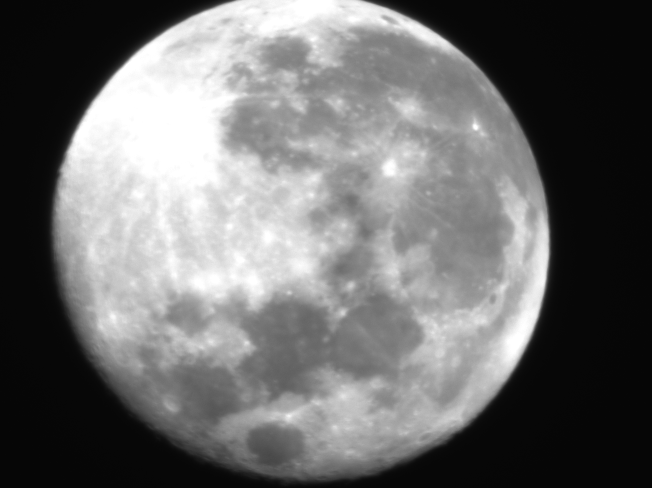
#> input picture Software/Vision/test_data/lune_2fev/moon_focus.PNG, 1304 x 976 px, found by its file name (shown at 1/2 size); the run also reads 2 pictures not shown here
$ python image_test.py   (older library calls are emulated)
#> lines starting #> are read from the running program, lines starting #| are printed output that depends on the picture; after the words box and inside, x2 and y2 are one past the last pixel; in counts of white or black regions, pixels touching at a corner belong together
import cv2
import numpy as np

def find_center(image_path):

    image = cv2.imread(image_path)
    if image is None:
        print("Can't read image")
        return None

    # Down scale for optimisation(50%)
    scale = 0.5
    small = cv2.resize(image, None, fx=scale, fy=scale)

    gray = cv2.cvtColor(small, cv2.COLOR_BGR2GRAY)

    # small blur
    blurred = cv2.GaussianBlur(gray, (5,5), 1.5)

    # automatic threshold
    _, thresh = cv2.threshold(
        blurred, 0, 255,
        cv2.THRESH_BINARY + cv2.THRESH_OTSU
    )

    # cleaning
    kernel = np.ones((5,5), np.uint8)
    thresh = cv2.morphologyEx(thresh, cv2.MORPH_CLOSE, kernel)

    # find countour
    contours, _ = cv2.findContours(
        thresh,
        cv2.RETR_EXTERNAL,
        cv2.CHAIN_APPROX_SIMPLE
    )

    if not contours:
        print("not contour found")
        return None

    # take the biggest countour
    largest = max(contours, key=cv2.contourArea)

    # smallest circle that still can be around the target
    (x, y), radius = cv2.minEnclosingCircle(largest)

    # put back to scale
    x = int(x / scale)
    y = int(y / scale)

    center = (x, y)

    print("Center:", center)

    output = image.copy()
    cv2.circle(output, center, 3, (0, 0, 255), -1)
    display = cv2.resize(output, None, fx=0.5, fy=0.5)

    cv2.imshow("Detection", display)
    cv2.waitKey(0)
    cv2.destroyAllWindows()

    return center


def focus_score(image_path):

    image = cv2.imread(image_path)
    if image is None:
        print("Can't read image")
        return None

    # Downscale for performance
    scale = 0.5
    small = cv2.resize(image, None, fx=scale, fy=scale)

    gray = cv2.cvtColor(small, cv2.COLOR_BGR2GRAY)

    # masque to remove the black background
    _, mask = cv2.threshold(
        gray, 0, 255,
        cv2.THRESH_BINARY + cv2.THRESH_OTSU
    )

    masked = cv2.bitwise_and(gray, gray, mask=mask)

    # calculate the focus
    laplacian = cv2.Laplacian(masked, cv2.CV_64F)
    focus = laplacian.var()

    print(f"{image_path} Raw focus score: {focus:.2f}")


    return focus

if __name__ == "__main__":
    find_center("test_data/lune_2fev/moon_focus.PNG")
#> in find_center, image is the input picture: shape (976, 1304, 3); min 5, max 255, mean 107.8
#> in find_center, `_, thresh = cv2.threshold( blurred, 0, 255, cv2.THRESH_BINARY + cv2.TH..`:
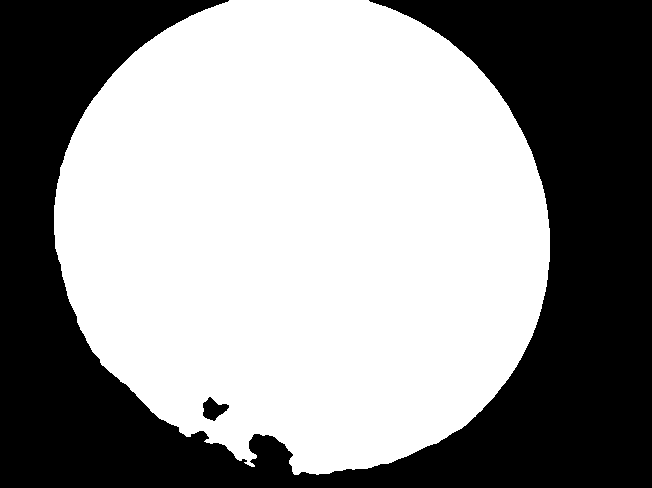
#> thresh: shape (488, 652); 57.9% white; 2 black regions, box (x1, y1, x2, y2) and area: (0, 0, 652, 488) 133629, (203, 397, 229, 421) 360
#> in find_center, `thresh = cv2.morphologyEx(thresh, cv2.MORPH_CLOSE, kernel)`: thresh: shape (488, 652); 57.9% white; 2 black regions
#> in find_center, `contours, _ = cv2.findContours( thresh, cv2.RETR_EXTERNAL, cv2.CHAIN_A..`: contours = 1 contour; box (x1, y1, x2, y2) and area: (54, 0, 550, 475) 183860
#> in find_center, `largest = max(contours, key=cv2.contourArea)`: largest = contour of 715 points, box (x1, y1, x2, y2) (54, 0, 550, 475), area 183860
#> in find_center, `(x, y), radius = cv2.minEnclosingCircle(largest)`: x = 300.6; y = 238.2; radius = 250.9
#> in find_center, `x = int(x / scale)`: x = 601
#> in find_center, `y = int(y / scale)`: y = 476
#> in find_center, `center = (x, y)`: center = (601, 476)
#| Center: (601, 476)
#> in find_center, `cv2.circle(output, center, 3, (0, 0, 255), -1)`: output: shape (976, 1304, 3); under 0.01% of pixels changed, all inside (x1, y1, x2, y2) = (598, 473, 605, 480)
    find_center("test_data/lune_2fev/moon_not_focus.PNG")
#> call 2 of find_center, with image_path = 'test_data/lune_2fev/moon_not_focus.PNG'
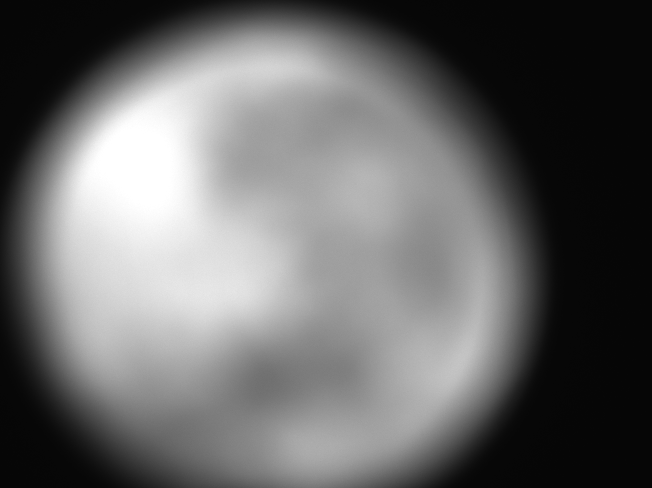
#> input picture Software/Vision/test_data/lune_2fev/moon_not_focus.PNG, 1304 x 976 px, found by its file name (shown at 1/2 size)
#> in find_center, image is the input picture: shape (976, 1304, 3); min 5, max 255, mean 104.1
#> in find_center (call 2), `_, thresh = cv2.threshold( blurred, 0, 255, cv2.THRESH_BINARY + cv2.TH..`: thresh: shape (488, 652); 55.9% white; 1 black region, box (x1, y1, x2, y2) and area: (0, 0, 652, 488) 140327
#> in find_center (call 2), `thresh = cv2.morphologyEx(thresh, cv2.MORPH_CLOSE, kernel)`: thresh: shape (488, 652); 55.9% white; 1 black region
#> in find_center (call 2), `contours, _ = cv2.findContours( thresh, cv2.RETR_EXTERNAL, cv2.CHAIN_A..`: contours = 1 contour; box (x1, y1, x2, y2) and area: (29, 22, 520, 488) 177186
#> in find_center (call 2), `largest = max(contours, key=cv2.contourArea)`: largest = contour of 670 points, box (x1, y1, x2, y2) (29, 22, 520, 488), area 177186
#> in find_center (call 2), `(x, y), radius = cv2.minEnclosingCircle(largest)`: x = 273.9; y = 265.2; radius = 253.3
#> in find_center (call 2), `x = int(x / scale)`: x = 547
#> in find_center (call 2), `y = int(y / scale)`: y = 530
#> in find_center (call 2), `center = (x, y)`: center = (547, 530)
#| Center: (547, 530)
#> in find_center (call 2), `cv2.circle(output, center, 3, (0, 0, 255), -1)`: output: shape (976, 1304, 3); under 0.01% of pixels changed, all inside (x1, y1, x2, y2) = (544, 527, 551, 534)
    find_center("test_data/lune_2fev/moon_not_center.PNG")
#> call 3 of find_center, with image_path = 'test_data/lune_2fev/moon_not_center.PNG'
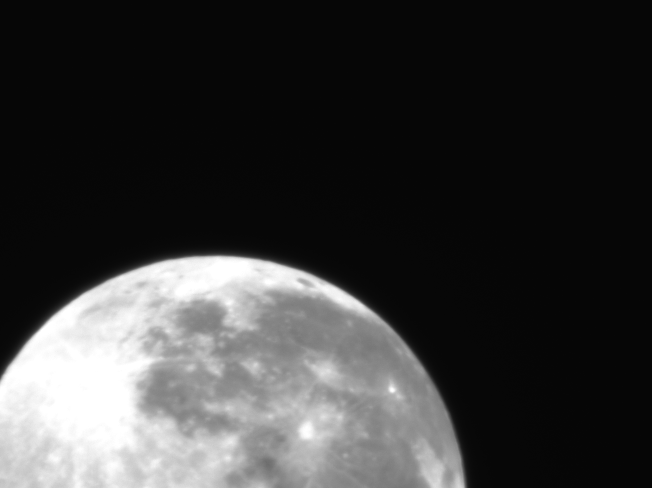
#> input picture Software/Vision/test_data/lune_2fev/moon_not_center.PNG, 1304 x 976 px, found by its file name (shown at 1/2 size)
#> in find_center, image is the input picture: shape (976, 1304, 3); min 5, max 255, mean 56.9
#> in find_center (call 3), `_, thresh = cv2.threshold( blurred, 0, 255, cv2.THRESH_BINARY + cv2.TH..`: thresh: shape (488, 652); 27.4% white; 1 white region, box (x1, y1, x2, y2) and area: (0, 255, 466, 488) 87293
#> in find_center (call 3), `thresh = cv2.morphologyEx(thresh, cv2.MORPH_CLOSE, kernel)`: thresh: shape (488, 652); 27.4% white; 1 white region
#> in find_center (call 3), `contours, _ = cv2.findContours( thresh, cv2.RETR_EXTERNAL, cv2.CHAIN_A..`: contours = 1 contour; box (x1, y1, x2, y2) and area: (0, 255, 466, 488) 86726
#> in find_center (call 3), `largest = max(contours, key=cv2.contourArea)`: largest = contour of 295 points, box (x1, y1, x2, y2) (0, 255, 466, 488), area 86726
#> in find_center (call 3), `(x, y), radius = cv2.minEnclosingCircle(largest)`: x = 232.5; y = 430.5; radius = 239.3
#> in find_center (call 3), `x = int(x / scale)`: x = 465
#> in find_center (call 3), `y = int(y / scale)`: y = 861
#> in find_center (call 3), `center = (x, y)`: center = (465, 861)
#| Center: (465, 861)
#> in find_center (call 3), `cv2.circle(output, center, 3, (0, 0, 255), -1)`: output: shape (976, 1304, 3); under 0.01% of pixels changed, all inside (x1, y1, x2, y2) = (462, 858, 469, 865)
    find_center("test_data/lune_2fev/moon_not_center1.PNG")
#> call 4 of find_center, with image_path = 'test_data/lune_2fev/moon_not_center1.PNG'
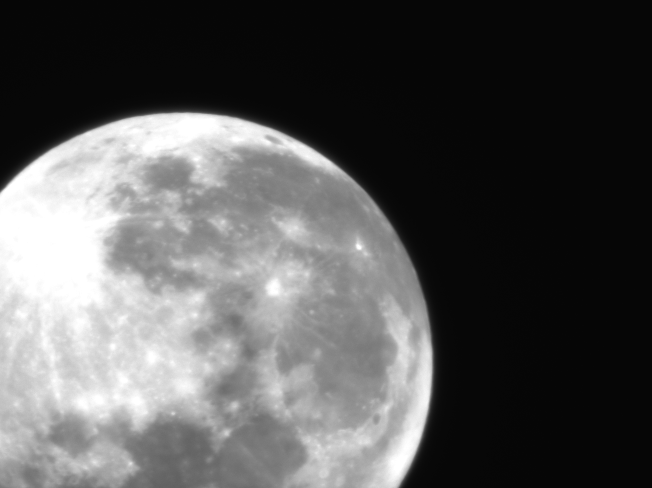
#> input picture Software/Vision/test_data/lune_2fev/moon_not_center1.PNG, 1304 x 976 px, found by its file name (shown at 1/2 size)
#> in find_center, image is the input picture: shape (976, 1304, 3); min 5, max 255, mean 86
#> in find_center (call 4), `_, thresh = cv2.threshold( blurred, 0, 255, cv2.THRESH_BINARY + cv2.TH..`:
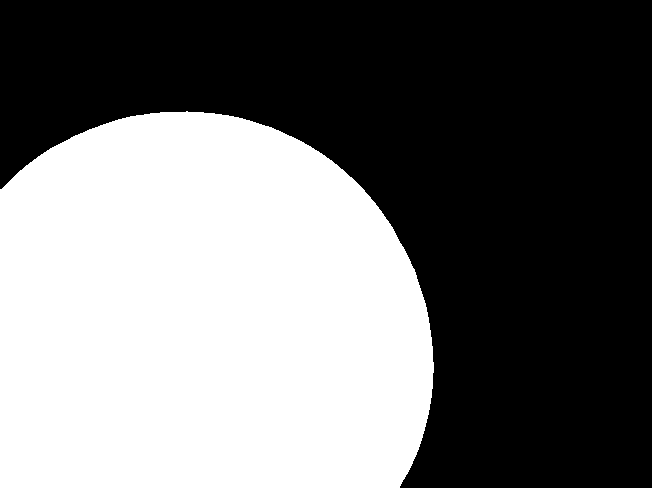
#> thresh: shape (488, 652); 45.2% white; 1 white region, box (x1, y1, x2, y2) and area: (0, 111, 434, 488) 143730
#> in find_center (call 4), `thresh = cv2.morphologyEx(thresh, cv2.MORPH_CLOSE, kernel)`: thresh: shape (488, 652); 45.2% white; 1 white region
#> in find_center (call 4), `contours, _ = cv2.findContours( thresh, cv2.RETR_EXTERNAL, cv2.CHAIN_A..`: contours = 1 contour; box (x1, y1, x2, y2) and area: (0, 111, 434, 488) 143053
#> in find_center (call 4), `largest = max(contours, key=cv2.contourArea)`: largest = contour of 339 points, box (x1, y1, x2, y2) (0, 111, 434, 488), area 143053
#> in find_center (call 4), `(x, y), radius = cv2.minEnclosingCircle(largest)`: x = 200; y = 337.5; radius = 249.7
#> in find_center (call 4), `x = int(x / scale)`: x = 400
#> in find_center (call 4), `y = int(y / scale)`: y = 675
#> in find_center (call 4), `center = (x, y)`: center = (400, 675)
#| Center: (400, 675)
#> in find_center (call 4), `cv2.circle(output, center, 3, (0, 0, 255), -1)`: output: shape (976, 1304, 3); under 0.01% of pixels changed, all inside (x1, y1, x2, y2) = (397, 672, 404, 679)

    focus_score("test_data/lune_2fev/moon_focus.PNG")
#> in focus_score, `_, mask = cv2.threshold( gray, 0, 255, cv2.THRESH_BINARY + cv2.THRESH_..`: mask: shape (488, 652); 57.9% white; 7 black regions (5 under 20 px), largest, box (x1, y1, x2, y2) and area: (0, 0, 652, 488) 133697, (202, 396, 229, 422) 372
#> in focus_score, `laplacian = cv2.Laplacian(masked, cv2.CV_64F)`:
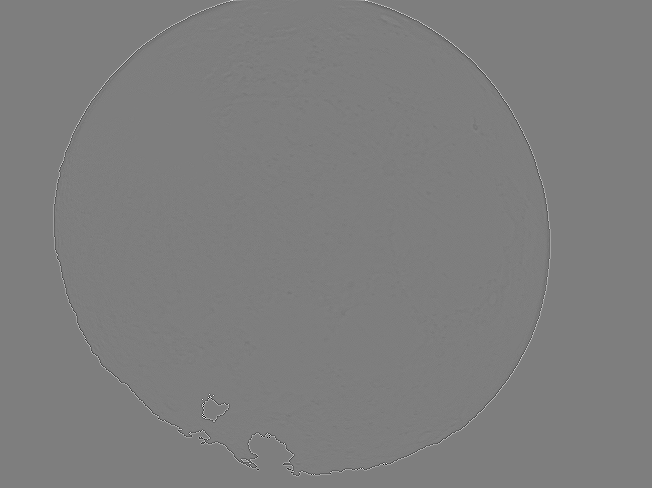
#> laplacian: shape (488, 652) float64; min -380, max 387, mean 0; drawn with min black and max white
#> in focus_score, `focus = laplacian.var()`: focus = 247.9
#| test_data/lune_2fev/moon_focus.PNG Raw focus score: 247.87
    focus_score("test_data/lune_2fev/moon_focus1.PNG")
#> in focus_score (call 2), `_, mask = cv2.threshold( gray, 0, 255, cv2.THRESH_BINARY + cv2.THRESH_..`: mask: shape (488, 652); 57.8% white; 5 black regions (3 under 20 px), largest, box (x1, y1, x2, y2) and area: (0, 0, 652, 488) 133720, (201, 394, 231, 422) 390
#| test_data/lune_2fev/moon_focus1.PNG Raw focus score: 246.91
    focus_score("test_data/lune_2fev/moon_focus2.PNG")
#> in focus_score (call 3), `_, mask = cv2.threshold( gray, 0, 255, cv2.THRESH_BINARY + cv2.THRESH_..`: mask: shape (488, 652); 57.9% white; 5 black regions (3 under 20 px), largest, box (x1, y1, x2, y2) and area: (0, 0, 652, 488) 133682, (201, 393, 230, 421) 379
#| test_data/lune_2fev/moon_focus2.PNG Raw focus score: 244.13
    focus_score("test_data/lune_2fev/moon_focus3.PNG")
    focus_score("test_data/lune_2fev/moon_half_focus.PNG")
    focus_score("test_data/lune_2fev/moon_not_focus.PNG")
#> in focus_score (call 6), `_, mask = cv2.threshold( gray, 0, 255, cv2.THRESH_BINARY + cv2.THRESH_..`:
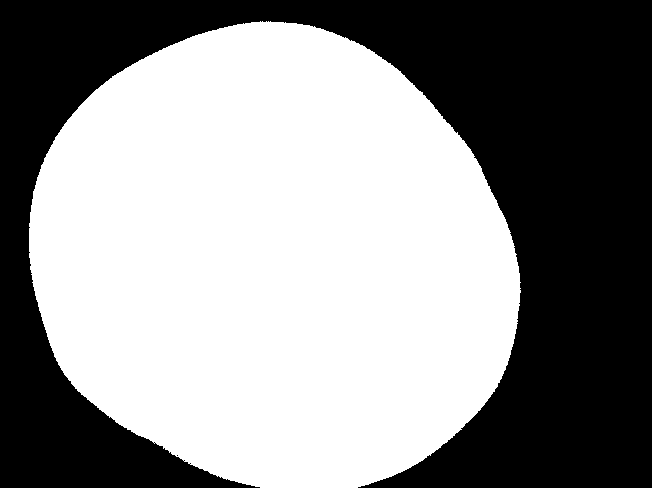
#> mask: shape (488, 652); 55.9% white; 2 black regions (1 under 20 px), largest, box (x1, y1, x2, y2) and area: (0, 0, 652, 488) 140315
#> in focus_score (call 6), `focus = laplacian.var()`: focus = 193.1
#| test_data/lune_2fev/moon_not_focus.PNG Raw focus score: 193.10
    focus_score("test_data/lune_2fev/moon_not_focus1.PNG")
    focus_score("test_data/lune_2fev/moon_not_focus2.PNG")
    focus_score("test_data/lune_2fev/moon_not_focus3.PNG")
